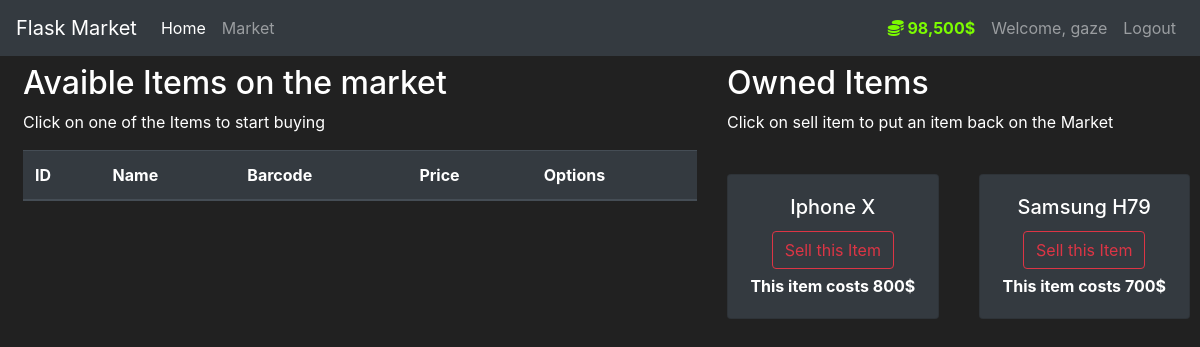
The page /market (signed in) on the database its author committed.
### market/models.py (models this page shows, shortened)
class User(db.Model, UserMixin):
    id = db.Column(db.Integer(), primary_key=True)
    username = db.Column(db.String(length=30), nullable=False, unique=True)
    email_address = db.Column(db.String(length=50), nullable=False, unique=True)
    password_hash = db.Column(db.String(length=60), nullable=False)
    budget = db.Column(db.Integer(), nullable=False, default=7000)
    item = db.relationship('Item', backref='owned_user', lazy=True)
    @property
    def prettier_budget(self):
        if len(str(self.budget)) >= 4:
            return f"{str(self.budget)[:-3]},{str(self.budget)[-3:]}$"
        else:
            return f"{self.budget}$"
    @property
    def password(self):
        return self.password

class Item(db.Model, UserMixin):
    id = db.Column(db.Integer(), primary_key=True)
    name = db.Column(db.String(length=30), nullable=False, unique=True)
    price = db.Column(db.Integer(), nullable=False)
    barcode = db.Column(db.String(length=12), nullable=False, unique=True)
    description = db.Column(db.String(length=1024), nullable=False, unique=True)
    owner = db.Column(db.Integer(), db.ForeignKey('user.id'))

### market/routes.py (the view, shortened to what this page needs)
@app.route("/market", methods=['GET', 'POST'])
@login_required
def market_page():
  purchase_form = PurchaseItemForm()
  selling_form = SellItemForm()
  if request.method == "GET":
    items = Item.query.filter_by(owner=None)
    owned_items = Item.query.filter_by(owner=current_user.id)
    return render_template('market.html', items=items, purchase_form=purchase_form, owned_items=owned_items, selling_form=selling_form)

### market/models.py (called while the page is built)
@LoginManager.user_loader
def load_user(user_id):
    return User.query.get(int(user_id))

### market/templates/market.html (shortened to what this page needs)
{% extends 'base.html' %}
{% block content %}
<div class="row mt-2 ml-2">
   <div class="col-7">
    <h2>Avaible Items on the market</h2>
    <p>Click on one of the Items to start buying</p>
      <table class="table table-hover table-dark">
         <thead>
            <tr>
               <th scope="col">ID</th>
               <th scope="col">Name</th>
               <th scope="col">Barcode</th>
               <th scope="col">Price</th>
               <th scope="col">Options</th>
            </tr>
         </thead>
      </table>
   </div>
   <div class="col-5">
    <h2>Owned Items</h2>
    <p>Click on sell item to put an item back on the Market</p>
    <br>
    <div class="row">
      {% for owned_item in owned_items %}
             <div class="col-md-6">
                 <div style="margin: 0px 10px 5px 0px" class="card text-center bg-dark">
                      <div class="card-body">
                          <h5 class="card-title">{{ owned_item.name }}</h5>
                          <button type="button" class="btn btn-outline-danger" style="margin-bottom: 5px"
                                  data-toggle="modal" data-target="#Modal-SellingConfirm-{{ owned_item.id }}">
                              Sell this Item
                          </button>
                          <p class="card-text"><strong>
                              This item costs {{ owned_item.price }}$
                          </strong></p>
                      </div>
                  </div>
             </div>
           {% endfor %}
    </div>
   </div>
</div>
{% endblock %}

### market/templates/base.html (shortened to what this page needs)
<!doctype html>
<html lang="en">
   <head>
      <link rel="stylesheet" href="https://cdn.jsdelivr.net/npm/bootstrap@4.5.3/dist/css/bootstrap.min.css">
      <link rel="stylesheet" href="../static/style.css">
   </head>
   <body>
    <nav class="navbar navbar-expand-md navbar-dark bg-dark">
      <a class="navbar-brand" href="#">Flask Market</a>
      <div class="collapse navbar-collapse" id="navbarNav">
        <ul class="navbar-nav mr-auto">
            <li class="nav-item active">
                <a class="nav-link" href="{{ url_for('home_page') }}">Home <span class="sr-only">(current)</span></a>
            </li>
            <li class="nav-item">
                <a class="nav-link" href="{{ url_for('market_page') }}">Market</a>
            </li>
        </ul>
        {% if current_user.is_authenticated %}
        <ul class="navbar-nav">
          <li class="nav-item">
              <a class="nav-link" style="color: lawngreen; font-weight: bold;">
                <i class="fas fa-coins"></i>
                {{ current_user.prettier_budget }}
              </a>
          </li>
          <li class="nav-item">
              <a class="nav-link">Welcome, {{current_user.username}}</a>
          </li>
          <li class="nav-item">
              <a class="nav-link" href="{{ url_for('logout_page') }}">Logout</a>
          </li>
        </ul>
        {% endif %}
      </div>
    </nav>
      {% block content %}
      {% endblock %}
   </body>
</html>

### market/static/style.css (style rules this page uses)
body { background-color: #212121; color: white }

### rows shown on the page
User: prettier_budget "98,500$", username "gaze"
Item: name "Iphone X", price "800"
Item: name "Samsung H79", price "700"
